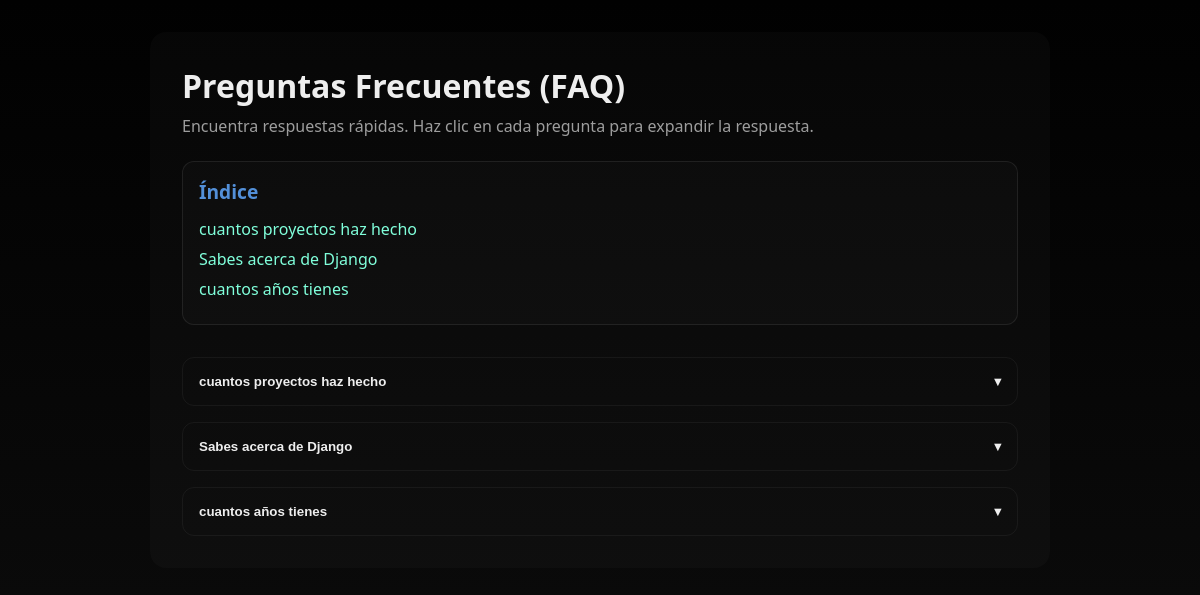
The page /fyq/ on the database its author committed.
### cms/models.py (models this page shows, shortened)
class PreguntaFrecuente(models.Model):
    pregunta = models.CharField(max_length=200)
    respuesta = models.TextField()

### cms/views.py (the view)
# urls.py: path('fyq/', views.fyq, name='fyq'),          # Preguntas frecuentes
def fyq(request):
    preguntas = PreguntaFrecuente.objects.all()
    return render(request, 'fyq.html', {'preguntas': preguntas})

### cms/templates/fyq.html (shortened to what this page needs)
{% load static %}
<!doctype html>
<html lang="es">
<head>
  <link rel="stylesheet" href="{% static 'css/fyq.css' %}">
</head>
<body>
  <div class="wrap">
    <header>
      <h1>Preguntas Frecuentes (FAQ)</h1>
      <p>Encuentra respuestas rápidas. Haz clic en cada pregunta para expandir la respuesta.</p>
    </header>
    <nav class="faq-index">
      <h2>Índice</h2>
      <ul>
        {% for p in preguntas %}
          <li><a href="#q{{ forloop.counter }}">{{ p.pregunta }}</a></li>
        {% empty %}
          <li>No hay preguntas registradas en el sistema.</li>
        {% endfor %}
      </ul>
    </nav>
    <main class="accordion" id="faq-list" aria-live="polite">
      {% for p in preguntas %}
      <section class="item" id="q{{ forloop.counter }}">
        <button class="trigger" aria-expanded="false" aria-controls="a{{ forloop.counter }}">
          <span>{{ p.pregunta }}</span>
          <span class="chev" aria-hidden="true">▾</span>
        </button>
      </section>
      {% endfor %}
    </main>
  </div>
</body>
</html>

### cms/static/css/fyq.css (style rules this page uses)
:root { --neon-blue: #5390d9; --neon-pink: #56cfe1; --neon-purple: #72efdd; --neon-green: #80ffdb; --dark-bg: #010101; --darker-bg: #0a0a0a; --text-color: #eee; --muted: rgba(238,238,238,0.65); --radius: 12px; --gap: 1rem; }
* { box-sizing: border-box; }
body { margin: 0; font-family: system-ui, sans-serif; background: linear-gradient(180deg, var(--dark-bg), var(--darker-bg)); color: var(--text-color); padding: 2rem; }
.wrap { max-width: 900px; margin: 0 auto; padding: 2rem; background: rgba(255,255,255,0.02); border-radius: 16px; }
header h1 { margin: 0 0 .5rem; }
header p { margin: 0 0 1rem; color: var(--muted); }
.faq-index { margin: 1.5rem 0 2rem; padding: 1rem; border: 1px solid rgba(255,255,255,0.08); border-radius: var(--radius); background: rgba(255,255,255,0.02); }
.faq-index h2 { margin: 0 0 .8rem; font-size: 1.2rem; color: var(--neon-blue); }
.faq-index ul { list-style: none; margin: 0; padding: 0; }
.faq-index li { margin: .5rem 0; }
.faq-index a { color: var(--neon-green); text-decoration: none; transition: color .2s ease; }
.accordion { display: grid; gap: var(--gap); }
.item { border: 1px solid rgba(255,255,255,0.05); border-radius: var(--radius); overflow: hidden; }
.trigger { width: 100%; padding: 1rem; text-align: left; font-weight: bold; background: transparent; border: 0; color: var(--text-color); display: flex; justify-content: space-between; cursor: pointer; }
.chev { transition: transform .3s ease; }

### rows shown on the page
PreguntaFrecuente: pregunta "cuantos proyectos haz hecho"
PreguntaFrecuente: pregunta "Sabes acerca de Django"
PreguntaFrecuente: pregunta "cuantos años tienes"
